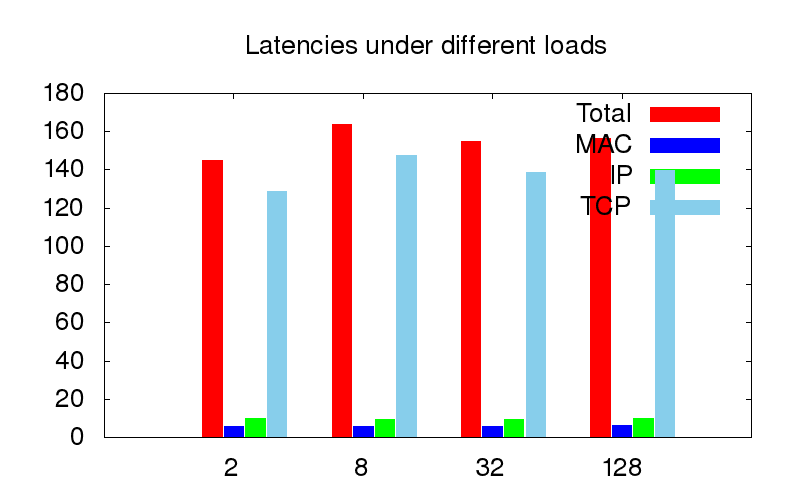

Generate this figure with gnuplot:
set terminal png size 800,500 enhanced font "Helvetica,20"
set output '05latencies.png'

red = "#FF0000"; green = "#00FF00"; blue = "#0000FF"; skyblue = "#87CEEB";
set style data histogram
#set style histogram cluster gap 1
set style fill solid
set boxwidth 0.9
#set xtics format ""
#set grid ytics

set title "Latencies under different loads"
plot "../texts/05latencies.dat" using 2:xtic(1) title "Total" linecolor rgb red, \
	'' using 3 title "MAC" linecolor rgb blue, \
	'' using 4 title "IP" linecolor rgb green, \
	'' using 5 title "TCP" linecolor rgb skyblue
